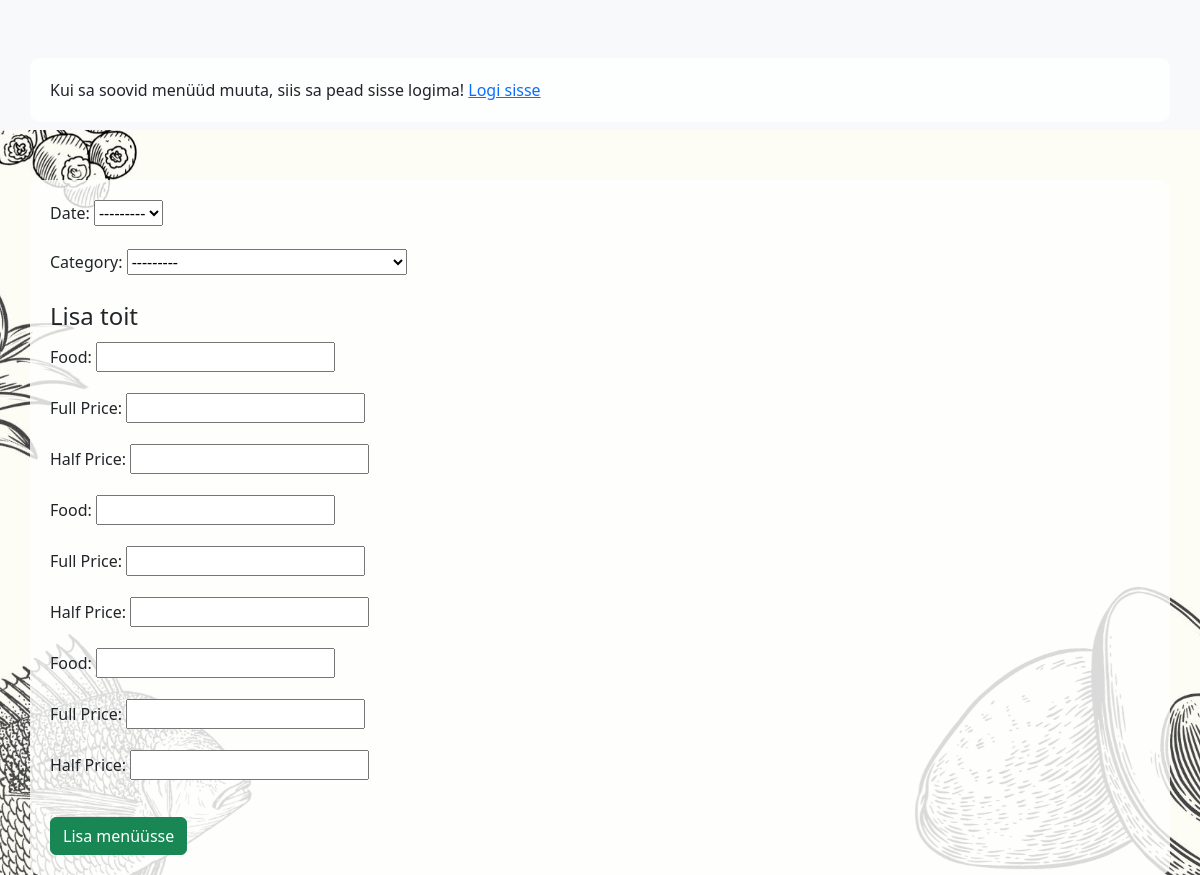
/app_admin/menu_add/, run on an earlier commit of the app's database.
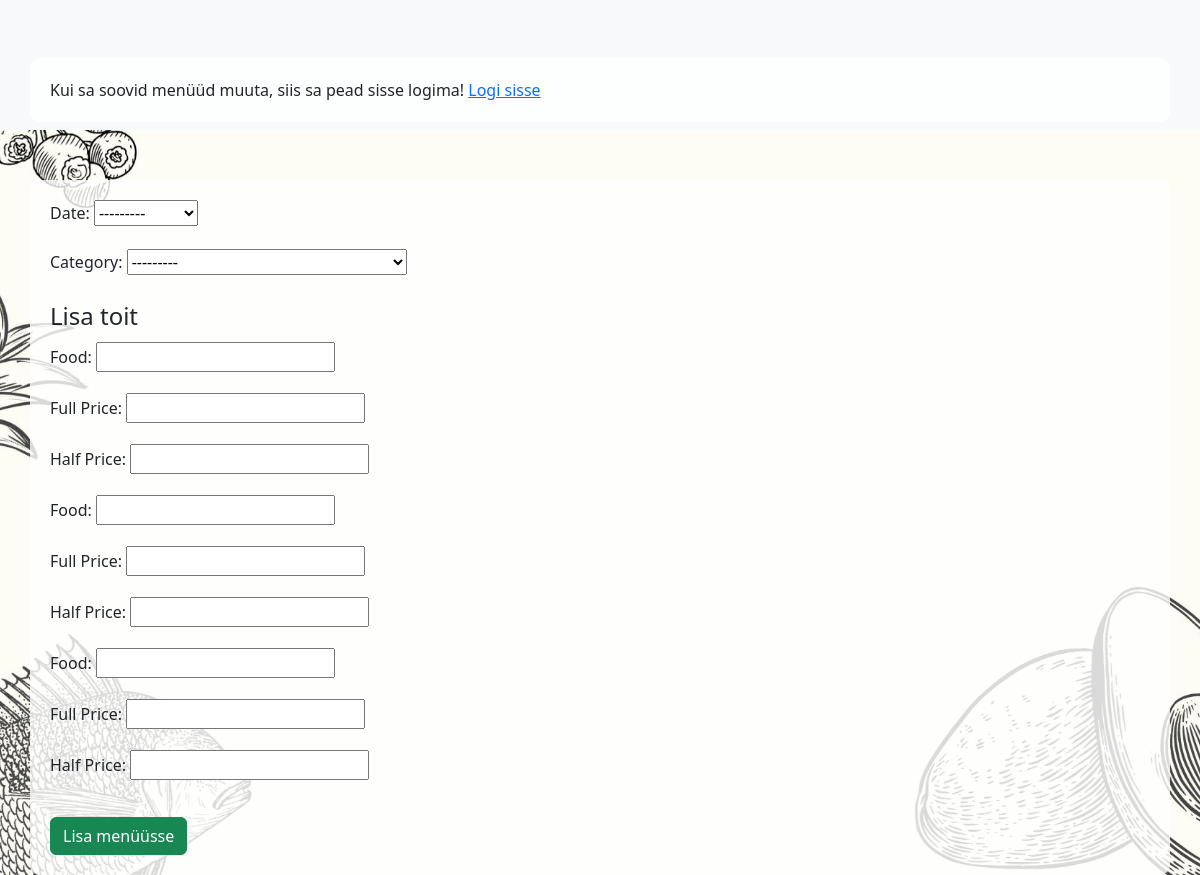
And on a later commit of the database.
### app_admin/models.py (models this page shows, shortened)
class Heading(models.Model):
    date = models.DateField(blank=False, null=False, unique=True, verbose_name="Kuupäev")
    topic = models.CharField(max_length=100, null=True, blank=True, verbose_name="Teemapäev")
    chef = models.CharField(max_length=100, null=True, blank=True, verbose_name="Peakokk soovitab:")
    student = models.CharField(max_length=100, null=True, blank=True, verbose_name="Kes tegid:")
    class Meta:
        ordering = ['-date']
    def __str__(self):
        return f'{self.date.strftime("%d.%m.%Y")}'

### app_admin/views.py (the view, shortened to what this page needs)
# urls.py: path('menu_add/', views.MenuCreateView.as_view(), name='menu_add'),
class MenuCreateView(CreateView):
    model = Menu
    template_name = 'app_admin/menu_add.html'
    form_class = MenuForm
    success_url = reverse_lazy('app_admin:menu_list')
    def get_context_data(self, **kwargs):
        context = super().get_context_data(**kwargs)
        context['menuformset'] = MenuFormset()
        return context

### app_admin/forms.py
class MenuForm(forms.ModelForm):
    class Meta:
        model = Menu
        fields = ['date', 'category']

### app_admin/models.py (called while the page is built)
    def __str__(self):
        return self.name

### app_admin/templates/app_admin/menu_add.html (shortened to what this page needs)
{% extends 'base_admin.html' %}
{% block content %}
    <form method="post" enctype="multipart/form-data">
        <div class="mb-3">
            <label for="{{ form.date.id_for_label }}" class="form-label">Date:</label>
            {{ form.date }}
        </div>
        <div class="mb-3">
            <label for="{{ form.category.id_for_label }}" class="form-label">Category:</label>
            {{ form.category }}
        </div>
        <fieldset>
            <legend>Lisa toit</legend>
            {% for form in menuformset.forms %}
                <div class="mb-3">
                    <label for="{{ form.food.id_for_label }}" class="form-label">Food:</label>
                    {{ form.food }}
                </div>
                <div class="mb-3">
                    <label for="{{ form.full_price.id_for_label }}" class="form-label">Full Price:</label>
                    {{ form.full_price }}
                </div>
                <div class="mb-3">
                    <label for="{{ form.half_price.id_for_label }}" class="form-label">Half Price:</label>
                    {{ form.half_price }}
                </div>
            {% endfor %}
        </fieldset>
        <div class="row">
            <div class="col-12">
                <button class="btn btn-success mt-3 me-2" type="submit"> Lisa menüüsse</button>
            </div>
        </div>
    </form>
{% endblock %}

What changed in the data, as far as the page shows it:
added Heading: date "---------"
Also different on the page:
form field date: "---------" → (not shown)
